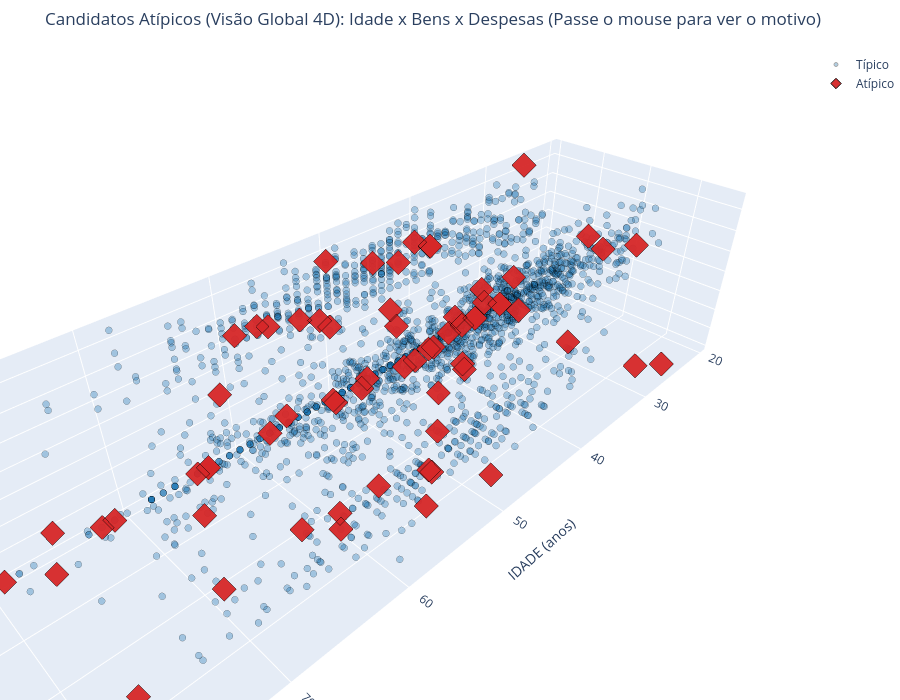

The code cell stored with this chart in its notebook:
### Markdown cell above
### O mesmo recorte, em 3D — e a explicação dos pontos que parecem "no meio"

> **Por que alguns pontos atípicos parecem estar misturados "no meio" da nuvem 3D?**  
> O modelo Isolation Forest operou simultaneamente em **4 dimensões** (`IDADE`, `ANOS_ESTUDO`, `Total_Bens_Log`, `Total_Despesas_Contratadas_Log`). No entanto, o gráfico 3D abaixo plota apenas 3 eixos espaciais (`IDADE`, `Total_Bens_Log` e `Total_Despesas_Contratadas_Log`).
>
> A **4ª dimensão (`ANOS_ESTUDO` / Escolaridade)** não possui um eixo geométrico no espaço 3D!  
> Como consequência, candidatos como **Tiririca (CE)** possui patrimônio, idade e despesas perfeitamente compatíveis com os demais candidatos, mas têm **apenas 1 a 4 anos de estudo (Lê e Escreve)** num ecossistema onde a imensa maioria possui Ensino Superior ($z = -4$ e $-5$). No gráfico 3D, eles são projetados no meio da nuvem, mas no espaço 4D real estão totalmente isolados no chão da escolaridade!

### Code cell
cores_iso = {'Típico': '#1f77b4', 'Atípico': '#d62728'}

fig3d = go.Figure()
for status, cor in cores_iso.items():
    sub = df_cluster[df_cluster['anomalia_global'] == status]
    
    customdata = np.stack((
        sub['NM_URNA_CANDIDATO'],
        sub['SG_UF'],
        sub['cluster'],
        sub['anomalia_global'],
        sub['score_global'],
        sub['motivo_global'],
        sub['DS_GRAU_INSTRUCAO'],
        sub['ANOS_ESTUDO'],
        sub['Total_Bens'].map(lambda x: f"R$ {x:,.0f}".replace(',', 'X').replace('.', ',').replace('X', '.')),
        sub['Total_Despesas_Contratadas'].map(lambda x: f"R$ {x:,.0f}".replace(',', 'X').replace('.', ',').replace('X', '.'))
    ), axis=-1)

    fig3d.add_trace(go.Scatter3d(
        x=sub['IDADE'], y=sub['Total_Bens_Log'], z=sub['Total_Despesas_Contratadas_Log'],
        mode='markers', name=status,
        customdata=customdata,
        marker=dict(
            size=4 if status == 'Típico' else 8,
            color=cor,
            symbol='circle' if status == 'Típico' else 'diamond',
            opacity=0.35 if status == 'Típico' else 0.95,
            line=dict(width=1, color='black'),
        ),
        hovertemplate=(
            '<b>%{customdata[0]} (%{customdata[1]}) — %{customdata[2]}</b><br>' +
            '<b>Status:</b> %{customdata[3]} (Score: %{customdata[4]:.3f})<br>' +
            '<b>Motivo do Isolamento:</b> %{customdata[5]}<br>' +
            '----------------------------------------<br>' +
            '<b>Idade:</b> %{x} anos<br>' +
            '<b>Escolaridade:</b> %{customdata[6]} (%{customdata[7]} anos)<br>' +
            '<b>Bens Declarados:</b> %{customdata[8]}<br>' +
            '<b>Despesas Contratadas:</b> %{customdata[9]}<extra></extra>'
        )
    ))

fig3d.update_layout(
    scene=dict(
        xaxis_title='IDADE (anos)',
        yaxis_title='Total_Bens_Log',
        zaxis_title='Total_Despesas_Contratadas_Log'
    ),
    title=f'Candidatos Atípicos (Visão Global 4D): Idade x Bens x Despesas (Passe o mouse para ver o motivo)',
    height=700, margin=dict(l=0, r=0, b=0, t=50),
)
fig3d.show()

# Salvar versão interativa em HTML
fig3d.write_html('images/notebook4/04_grafico_3d_anomalias_global.html')
print("Gráfico 3D interativo salvo em: images/notebook4/04_grafico_3d_anomalias_global.html")

# ── Versão Estática 3D em Matplotlib para Slides de Apresentação ──────────────
fig_3d_mpl = plt.figure(figsize=(12, 8))
ax_3d = fig_3d_mpl.add_subplot(111, projection='3d')
tipicos = df_cluster[df_cluster['anomalia_global'] == 'Típico']
atipicos = df_cluster[df_cluster['anomalia_global'] == 'Atípico']

ax_3d.scatter(tipicos['IDADE'], tipicos['Total_Bens_Log'], tipicos['Total_Despesas_Contratadas_Log'],
             c='#2b6cb0', alpha=0.25, s=25, label=f'Típico (n={len(tipicos)})')
ax_3d.scatter(atipicos['IDADE'], atipicos['Total_Bens_Log'], atipicos['Total_Despesas_Contratadas_Log'],
             c='#e53e3e', marker='^', alpha=0.95, s=75, edgecolors='black', label=f'Atípico (n={len(atipicos)})')

# Destaque com rótulos para os casos mais discrepantes
destaques = atipicos.sort_values('score_global').head(6)
for _, r in destaques.iterrows():
    ax_3d.text(r['IDADE'], r['Total_Bens_Log'], r['Total_Despesas_Contratadas_Log'],
               f" {r['NM_URNA_CANDIDATO']}", fontsize=8, fontweight='bold', color='#742a2a')

ax_3d.set_xlabel('Idade (anos)', fontweight='bold', labelpad=10)
ax_3d.set_ylabel('Total_Bens_Log', fontweight='bold', labelpad=10)
ax_3d.set_zlabel('Total_Despesas_Log', fontweight='bold', labelpad=10)
ax_3d.set_title('Detecção de Anomalias 3D — Idade x Bens x Despesas (Isolation Forest 3%)\n[Nota: A 4ª dimensão é a Escolaridade]', fontsize=12, fontweight='bold')
ax_3d.legend(loc='upper right')
ax_3d.view_init(elev=22, azim=135)
plt.tight_layout()
plt.savefig('images/notebook4/04_grafico_3d_anomalias_matplotlib.png', dpi=300, bbox_inches='tight')
plt.show()
print("Versão estática salva em: images/notebook4/04_grafico_3d_anomalias_matplotlib.png")

### Figure 1 — Plotly figure (JSON) as saved in the notebook; plotly's stock layout.template omitted (floating-point values rounded to 4 significant figures; data arrays with more than 128 entries replaced by an {"elided": "..."} marker saying what was removed)
{"data": [{"customdata": {"elided": "2123x10 mixed values"}, "hovertemplate": "<b>%{customdata[0]} (%{customdata[1]}) — %{customdata[2]}</b><br><b>Status:</b> %{customdata[3]} (Score: %{customdata[4]:.3f})<br><b>Motivo do Isolamento:</b> %{customdata[5]}<br>----------------------------------------<br><b>Idade:</b> %{x} anos<br><b>Escolaridade:</b> %{customdata[6]} (%{customdata[7]} anos)<br><b>Bens Declarados:</b> %{customdata[8]}<br><b>Despesas Contratadas:</b> %{customdata[9]}<extra></extra>", "marker": {"color": "#1f77b4", "line": {"color": "black", "width": 1}, "opacity": 0.35, "size": 4, "symbol": "circle"}, "mode": "markers", "name": "Típico", "type": "scatter3d", "x": {"elided": "2123 int values"}, "y": {"elided": "2123 float values"}, "z": {"elided": "2123 float values"}}, {"customdata": {"elided": "66x10 mixed values"}, "hovertemplate": "<b>%{customdata[0]} (%{customdata[1]}) — %{customdata[2]}</b><br><b>Status:</b> %{customdata[3]} (Score: %{customdata[4]:.3f})<br><b>Motivo do Isolamento:</b> %{customdata[5]}<br>----------------------------------------<br><b>Idade:</b> %{x} anos<br><b>Escolaridade:</b> %{customdata[6]} (%{customdata[7]} anos)<br><b>Bens Declarados:</b> %{customdata[8]}<br><b>Despesas Contratadas:</b> %{customdata[9]}<extra></extra>", "marker": {"color": "#d62728", "line": {"color": "black", "width": 1}, "opacity": 0.95, "size": 8, "symbol": "diamond"}, "mode": "markers", "name": "Atípico", "type": "scatter3d", "x": [59, 27, 64, 55, 47, 55, 72, 46, 59, 38, 57, 70, 56, 61, 28, 47, 54, 63, 62, 56, 48, 27, 51, 53, 63, 50, 43, 71, 31, 46, 52, 45, 78, 40, 59, 38, 50, 25, 47, 42, 56, 62, 57, 60, 77, 35, 57, 79, 61, 25, 33, 51, 28, 51, 53, 27, 31, 26, 48, 50, 79, 49, 45, 28, 42, 69], "y": [11.0, 16.12, 0.0, 16.65, 16.51, 10.92, 0.0, 12.78, 11.29, 0.0, 0.0, 12.21, 15.53, 13.5, 9.798, 9.616, 14.97, 0.0, 9.904, 14.6, 16.17, 0.0, 12.71, 13.88, 0.0, 0.0, 0.0, 0.0, 0.0, 0.0, 9.862, 0.0, 12.42, 0.0, 0.0, 0.0, 11.59, 17.69, 11.9, 12.26, 0.0, 10.31, 0.0, 12.24, 13.82, 0.0, 11.62, 14.97, 0.0, 0.0, 0.0, 0.0, 9.306, 12.37, 0.0, 0.0, 0.0, 13.48, 12.92, 0.0, 0.0, 12.65, 11.68, 11.43, 0.0, 10.82], "z": [0.0, 0.0, 0.0, 11.84, 14.49, 0.0, 0.0, 13.15, 10.33, 10.43, 10.37, 8.517, 14.25, 12.78, 11.36, 0.0, 0.0, 0.0, 10.12, 13.33, 0.0, 0.0, 0.0, 12.93, 0.0, 7.245, 5.969, 0.0, 0.0, 0.0, 12.51, 11.3, 13.22, 11.51, 10.43, 10.46, 10.63, 0.0, 7.892, 13.49, 9.893, 0.0, 0.0, 0.0, 0.0, 0.0, 10.61, 13.16, 6.066, 14.47, 0.0, 8.294, 0.0, 0.0, 9.209, 0.0, 0.0, 11.06, 8.372, 13.27, 0.0, 13.16, 13.39, 10.66, 10.28, 0.0]}], "layout": {"height": 700, "margin": {"b": 0, "l": 0, "r": 0, "t": 50}, "scene": {"xaxis": {"title": {"text": "IDADE (anos)"}}, "yaxis": {"title": {"text": "Total_Bens_Log"}}, "zaxis": {"title": {"text": "Total_Despesas_Contratadas_Log"}}}, "title": {"text": "Candidatos Atípicos (Visão Global 4D): Idade x Bens x Despesas (Passe o mouse para ver o motivo)"}}}
